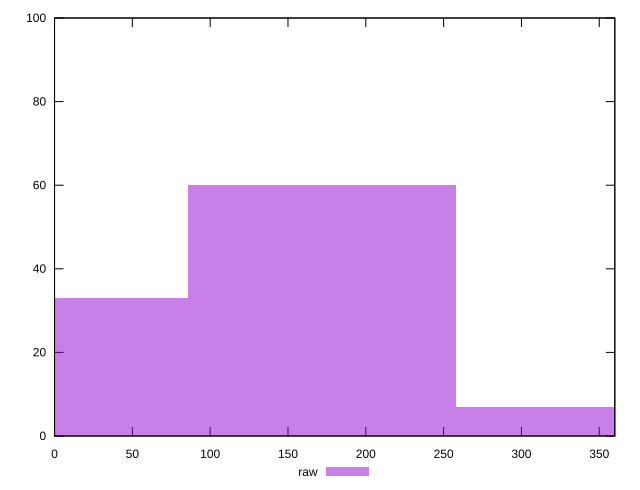

Write the gnuplot code that produced this figure.
reset

$raw <<EOF
171.919750577951 60
0 33
343.839501155902 7
EOF

set key outside below
set boxwidth 171.919750577951
set xrange [0:360]
set yrange [0:100]
set trange [0:100]
set style fill transparent solid 0.5 noborder
set terminal svg size 640, 490 enhanced background rgb 'white'
set output "reprap/unused-css-rules/samples/pages+cached+noexternal+nomedia+nocss/raw/histogram.svg"

plot $raw title "raw" with boxes

reset
